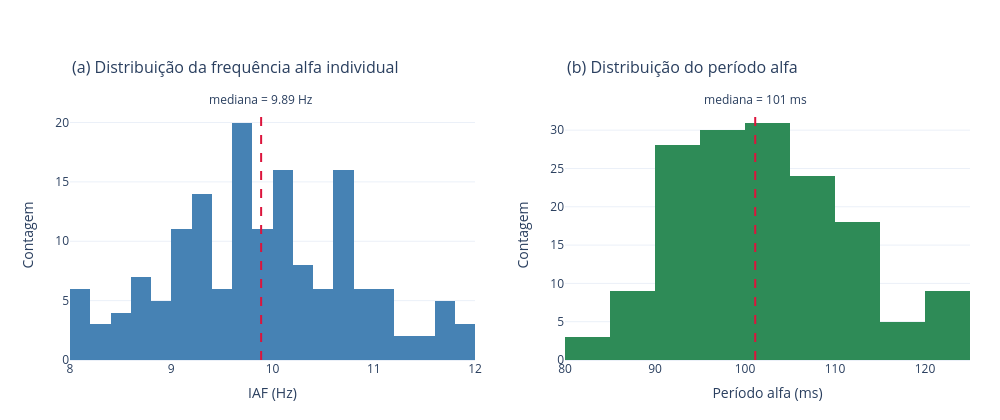

Notebook source saved alongside this figure:
### Code cell
from plotly.subplots import make_subplots

fig_tcc = make_subplots(
    rows=1,
    cols=2,
    subplot_titles=(
        "(a) Distribuição da frequência alfa individual",
        "(b) Distribuição do período alfa",
    ),
    vertical_spacing=0.16,
)

# Aproveita os histogramas que você já criou
fig_tcc.add_trace(
    go.Histogram(x=df_iaf["iaf_hz"], nbinsx=20, marker_color="steelblue", name="IAF"),
    row=1, col=1,
)
fig_tcc.add_trace(
    go.Histogram(x=df_iaf["periodo_ms"], nbinsx=20, marker_color="seagreen", name="Período"),
    row=1, col=2,
)
fig_tcc.add_vline(
    x=float(iaf_hz), row=1, col=1,
    line_dash="dash", line_color="crimson",
    annotation_text=f"mediana = {iaf_hz:.2f} Hz",
    annotation_position="top",
)
fig_tcc.add_vline(
    x=float(periodo_ms), row=1, col=2,
    line_dash="dash", line_color="crimson",
    annotation_text=f"mediana = {periodo_ms:.0f} ms",
    annotation_position="top",
)
fig_tcc.update_xaxes(title_text="IAF (Hz)", title_standoff=12, row=1, col=1)
fig_tcc.update_xaxes(title_text="Período alfa (ms)", title_standoff=12, row=1, col=2)
fig_tcc.update_yaxes(title_text="Contagem", title_standoff=18, row=1, col=1)
fig_tcc.update_yaxes(title_text="Contagem", title_standoff=18, row=1, col=2)
fig_tcc.update_layout(
    height=420,
    width=1000,
    template="plotly_white",
    showlegend=False,
    margin=dict(t=110, l=70, r=30, b=60),  
)
# 1) Títulos dos painéis alinhados à esquerda
for ann in fig_tcc.layout.annotations:
    if ann.text.startswith("(a)") or ann.text.startswith("(b)"):
        ann.xanchor = "left"
        ann.yshift =30

        if ann.text.startswith("(a)"):
            ann.x = fig_tcc.layout.xaxis.domain[0]
        else:
            ann.x = fig_tcc.layout.xaxis2.domain[0]
fig_tcc.show()

### Figure 1 — Plotly figure (JSON) as saved in the notebook; plotly's stock layout.template omitted (floating-point values rounded to 4 significant figures; data arrays with more than 128 entries replaced by an {"elided": "..."} marker saying what was removed)
{"data": [{"marker": {"color": "steelblue"}, "name": "IAF", "nbinsx": 20, "type": "histogram", "x": {"elided": "157 float values"}, "xaxis": "x", "yaxis": "y"}, {"marker": {"color": "seagreen"}, "name": "Período", "nbinsx": 20, "type": "histogram", "x": {"elided": "157 float values"}, "xaxis": "x2", "yaxis": "y2"}], "layout": {"annotations": [{"font": {"size": 16}, "showarrow": false, "text": "(a) Distribuição da frequência alfa individual", "x": 0, "xanchor": "left", "xref": "paper", "y": 1, "yanchor": "bottom", "yref": "paper", "yshift": 30}, {"font": {"size": 16}, "showarrow": false, "text": "(b) Distribuição do período alfa", "x": 0.55, "xanchor": "left", "xref": "paper", "y": 1, "yanchor": "bottom", "yref": "paper", "yshift": 30}, {"showarrow": false, "text": "mediana = 9.89 Hz", "x": 9.888, "xanchor": "center", "xref": "x", "y": 1, "yanchor": "bottom", "yref": "y domain"}, {"showarrow": false, "text": "mediana = 101 ms", "x": 101.1, "xanchor": "center", "xref": "x2", "y": 1, "yanchor": "bottom", "yref": "y2 domain"}], "height": 420, "margin": {"b": 60, "l": 70, "r": 30, "t": 110}, "shapes": [{"line": {"color": "crimson", "dash": "dash"}, "type": "line", "x0": 9.888, "x1": 9.888, "xref": "x", "y0": 0, "y1": 1, "yref": "y domain"}, {"line": {"color": "crimson", "dash": "dash"}, "type": "line", "x0": 101.1, "x1": 101.1, "xref": "x2", "y0": 0, "y1": 1, "yref": "y2 domain"}], "showlegend": false, "width": 1000, "xaxis": {"anchor": "y", "domain": [0, 0.45], "title": {"standoff": 12, "text": "IAF (Hz)"}}, "xaxis2": {"anchor": "y2", "domain": [0.55, 1], "title": {"standoff": 12, "text": "Período alfa (ms)"}}, "yaxis": {"anchor": "x", "domain": [0, 1], "title": {"standoff": 18, "text": "Contagem"}}, "yaxis2": {"anchor": "x2", "domain": [0, 1], "title": {"standoff": 18, "text": "Contagem"}}}}
